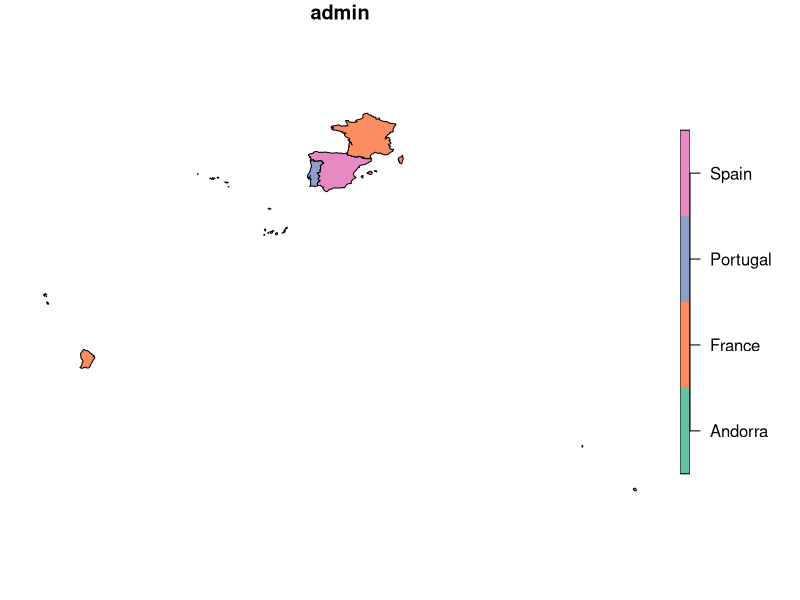

Here is the R script that generated this plot: (Note: this script raises an error after producing the figure.)
library(rnaturalearth)
library(sf)
library(dplyr)

# Load all European countries as sf object
europe <- ne_countries(scale = "medium", continent = "Europe", returnclass = "sf")

# Filter training countries
training_countries <- europe %>%
  filter(admin %in% c("France", "Spain", "Portugal", "Andorra", "Gibraltar"))

# Confirm result
plot(training_countries["admin"])


# Save as Shapefile
st_write(training_countries, "data/shapefiles/training_countries.shp", delete_layer = TRUE)

# OR save as GeoPackage (preferred for multi-layer projects)
st_write(training_countries, "data/shapefiles/training_countries.gpkg", layer = "training", delete_layer = TRUE)
